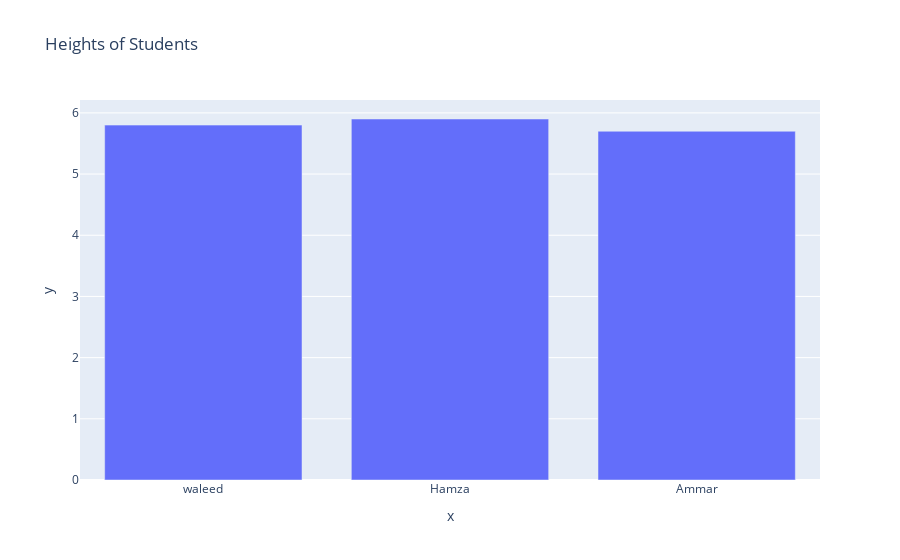

The notebook cell saved with this chart:
### Code cell
fig=px.bar(x=names,y=heights,title="Heights of Students")
fig.show()

### Figure 1 — Plotly figure (JSON) as saved in the notebook; plotly's stock layout.template omitted (floating-point values rounded to 4 significant figures)
{"data": [{"alignmentgroup": "True", "hovertemplate": "x=%{x}<br>y=%{y}<extra></extra>", "legendgroup": "", "marker": {"color": "#636efa", "pattern": {"shape": ""}}, "name": "", "offsetgroup": "", "orientation": "v", "showlegend": false, "textposition": "auto", "type": "bar", "x": ["waleed", "Hamza", "Ammar"], "xaxis": "x", "y": [5.8, 5.9, 5.7], "yaxis": "y"}], "layout": {"barmode": "relative", "legend": {"tracegroupgap": 0}, "title": {"text": "Heights of Students"}, "xaxis": {"anchor": "y", "domain": [0, 1], "title": {"text": "x"}}, "yaxis": {"anchor": "x", "domain": [0, 1], "title": {"text": "y"}}}}
